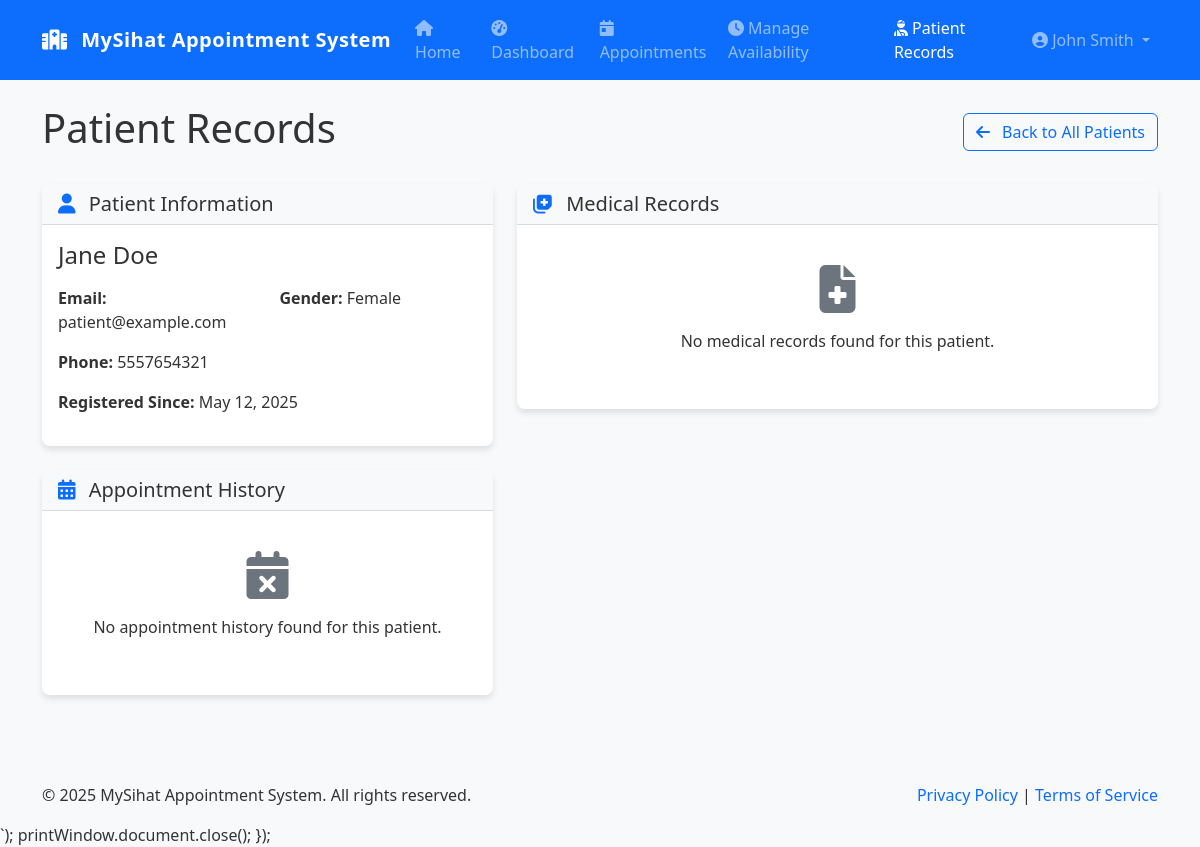
/doctor/patient_records.php?patient_id=3 (signed in), run on the app's committed database.
### tables this page shows
CREATE TABLE users (
        id INTEGER PRIMARY KEY AUTOINCREMENT,
        username TEXT NOT NULL UNIQUE,
        password TEXT NOT NULL,
        email TEXT NOT NULL UNIQUE,
        first_name TEXT NOT NULL,
        last_name TEXT NOT NULL,
        role TEXT NOT NULL CHECK(role IN ('patient', 'doctor', 'admin')),
        phone TEXT,
        address TEXT,
        date_of_birth TEXT,
        gender TEXT CHECK(gender IN ('male', 'female', 'other')),
        created_at TIMESTAMP DEFAULT CURRENT_TIMESTAMP,
        updated_at TIMESTAMP DEFAULT CURRENT_TIMESTAMP
    );

### doctor/patient_records.php (the view, shortened to what the rows shown need)
<?php
require_once '../includes/db.php';
require_once '../includes/functions.php';
$userId = getCurrentUserId();
$db = Database::getInstance();
$patientId = isset($_GET['patient_id']) && is_numeric($_GET['patient_id']) ? (int) $_GET['patient_id'] : 0;
try {
    if ($patientId > 0) {
        $patient = $db->fetchOne(
            "SELECT * FROM users WHERE id = ? AND role = ?",
            [$patientId, ROLE_PATIENT]
        );
        $appointments = $db->fetchAll(
            "SELECT * FROM appointments
             WHERE patient_id = ? AND doctor_id = ?
             ORDER BY appointment_date DESC, appointment_time DESC",
            [$patientId, $userId]
        );
        $medicalRecords = $db->fetchAll(
            "SELECT m.*, a.appointment_date, a.appointment_time
             FROM medical_records m
             JOIN appointments a ON m.appointment_id = a.id
             WHERE m.patient_id = ? AND m.doctor_id = ?
             ORDER BY a.appointment_date DESC, a.appointment_time DESC",
            [$patientId, $userId]
        );
    }
} catch (Exception $e) {
    error_log("Patient records error: " . $e->getMessage());
    setFlashMessage('error', 'An error occurred while retrieving patient records.', 'danger');
    $patients = [];
    $patient = null;
    $appointments = [];
    $medicalRecords = [];
}
include '../includes/header.php';
?>
<div class="row">
    <div class="col-md-12">
        <?php if ($patientId > 0): ?>
            <div class="d-flex justify-content-between align-items-center mb-4">
                <h1>Patient Records</h1>
                <a href="patient_records.php" class="btn btn-outline-primary">
                    <i class="fas fa-arrow-left me-2"></i> Back to All Patients
                </a>
            </div>
            <div class="row">
                <div class="col-md-5">
                    <div class="card mb-4">
                        <div class="card-header">
                            <h5 class="mb-0">
                                <i class="fas fa-user text-primary me-2"></i>
                                Patient Information
                            </h5>
                        </div>
                        <div class="card-body">
                            <h4 class="mb-3"><?php echo $patient['first_name'] . ' ' . $patient['last_name']; ?></h4>
                            <div class="row">
                                <div class="col-md-6">
                                    <?php if (!empty($patient['email'])): ?>
                                        <p><strong>Email:</strong> <?php echo $patient['email']; ?></p>
                                    <?php endif; ?>
                                    <?php if (!empty($patient['phone'])): ?>
                                        <p><strong>Phone:</strong> <?php echo $patient['phone']; ?></p>
                                    <?php endif; ?>
                                </div>
                                <div class="col-md-6">
                                    <?php if (!empty($patient['gender'])): ?>
                                        <p><strong>Gender:</strong> <?php echo ucfirst($patient['gender']); ?></p>
                                    <?php endif; ?>
                                </div>
                            </div>
                            <p><strong>Registered Since:</strong> <?php echo formatDate($patient['created_at'], 'M j, Y'); ?></p>
                        </div>
                    </div>
                    <div class="card">
                        <div class="card-header">
                            <h5 class="mb-0">
                                <i class="fas fa-calendar-alt text-primary me-2"></i>
                                Appointment History
                            </h5>
                        </div>
                        <div class="card-body">
                            <?php if (count($appointments) > 0): ?>
                                <div class="table-responsive">
                                    <table class="table table-hover">
                                        <thead>
                                            <tr>
                                                <th>Date</th>
                                                <th>Time</th>
                                                <th>Status</th>
                                                <th>Actions</th>
                                            </tr>
                                        </thead>
                                        <tbody>
                                            <?php foreach ($appointments as $appointment): ?>
                                                <tr>
                                                    <td><?php echo formatDate($appointment['appointment_date']); ?></td>
                                                    <td><?php echo formatTime($appointment['appointment_time']); ?></td>
                                                    <td>
                                                        <span class="badge bg-<?php
                                                            echo $appointment['status'] === 'pending' ? 'warning' :
                                                                ($appointment['status'] === 'confirmed' ? 'success' :
                                                                    ($appointment['status'] === 'cancelled' ? 'danger' : 'secondary'));
                                                        ?>">
                                                            <?php echo ucfirst($appointment['status']); ?>
                                                        </span>
                                                    </td>
                                                    <td>
                                                        <a href="appointments.php?id=<?php echo $appointment['id']; ?>" class="btn btn-sm btn-outline-primary">
                                                            <i class="fas fa-eye"></i> View
                                                        </a>
                                                    </td>
                                                </tr>
                                            <?php endforeach; ?>
                                        </tbody>
                                    </table>
                                </div>
                            <?php else: ?>
                                <div class="text-center p-4">
                                    <i class="fas fa-calendar-times fa-3x text-muted mb-3"></i>
                                    <p>No appointment history found for this patient.</p>
                                </div>
                            <?php endif; ?>
                        </div>
                    </div>
                </div>
                <div class="col-md-7">
                    <div class="card">
                        <div class="card-header">
                            <h5 class="mb-0">
                                <i class="fas fa-notes-medical text-primary me-2"></i>
                                Medical Records
                            </h5>
                        </div>
                        <div class="card-body">
                            <?php if (count($medicalRecords) > 0): ?>
                                <div class="accordion" id="medicalRecordsAccordion">
                                    <?php foreach ($medicalRecords as $index => $record): ?>
                                        <div class="accordion-item mb-3 border rounded">
                                            <h2 class="accordion-header" id="heading<?php echo $index; ?>">
                                                <button class="accordion-button <?php echo $index !== 0 ? 'collapsed' : ''; ?>" type="button" data-bs-toggle="collapse" data-bs-target="#collapse<?php echo $index; ?>" aria-expanded="<?php echo $index === 0 ? 'true' : 'false'; ?>" aria-controls="collapse<?php echo $index; ?>">
                                                    <div class="d-flex flex-column flex-md-row justify-content-between w-100">
                                                        <div>
                                                            <span class="fw-bold">Visit: <?php echo formatDate($record['appointment_date']); ?></span>
                                                            <span class="ms-md-3 d-block d-md-inline"><?php echo formatTime($record['appointment_time']); ?></span>
                                                        </div>
                                                        <div class="text-muted small d-none d-md-block">
                                                            <?php echo formatDate($record['created_at'], 'M j, Y'); ?>
                                                        </div>
                                                    </div>
                                                </button>
                                            </h2>
                                            <div id="collapse<?php echo $index; ?>" class="accordion-collapse collapse <?php echo $index === 0 ? 'show' : ''; ?>" aria-labelledby="heading<?php echo $index; ?>" data-bs-parent="#medicalRecordsAccordion">
                                                <div class="accordion-body">
                                                    <div class="row">
                                                        <div class="col-md-6">
                                                            <h5 class="mb-3">Diagnosis</h5>
                                                            <p><?php echo $record['diagnosis']; ?></p>
                                                            <h5 class="mb-3">Treatment</h5>
                                                            <p><?php echo $record['treatment']; ?></p>
                                                            <?php if (!empty($record['notes'])): ?>
                                                                <h5 class="mb-3">Additional Notes</h5>
                                                                <p><?php echo $record['notes']; ?></p>
                                                            <?php endif; ?>
                                                        </div>
                                                        <div class="col-md-6">
                                                            <h5 class="mb-3">Prescriptions</h5>
                                                            <?php if (!empty($record['prescriptions'])): ?>
                                                                <?php foreach ($record['prescriptions'] as $prescription): ?>
                                                                    <div class="prescription-item p-3 mb-3 border rounded">
                                                                        <h6><?php echo $prescription['medication_name']; ?></h6>
                                                                        <p class="mb-1"><strong>Dosage:</strong> <?php echo $prescription['dosage']; ?></p>
                                                                        <p class="mb-1"><strong>Frequency:</strong> <?php echo $prescription['frequency']; ?></p>
                                                                        <p class="mb-1"><strong>Duration:</strong> <?php echo $prescription['duration']; ?></p>
                                                                        <?php if (!empty($prescription['instructions'])): ?>
                                                                            <p class="mb-0"><strong>Instructions:</strong> <?php echo $prescription['instructions']; ?></p>
                                                                        <?php endif; ?>
                                                                    </div>
                                                                <?php endforeach; ?>
                                                            <?php else: ?>
                                                                <p class="text-muted">No prescriptions were issued.</p>
                                                            <?php endif; ?>
                                                        </div>
                                                    </div>
                                                    <div class="text-end mt-3">
                                                        <button class="btn btn-sm btn-outline-primary print-record" data-record-id="<?php echo $record['id']; ?>">
                                                            <i class="fas fa-print me-1"></i> Print Record
                                                        </button>
                                                    </div>
                                                </div>
                                            </div>
                                        </div>
                                    <?php endforeach; ?>
                                </div>
                            <?php else: ?>
                                <div class="text-center p-4">
                                    <i class="fas fa-file-medical fa-3x text-muted mb-3"></i>
                                    <p>No medical records found for this patient.</p>
                                </div>
                            <?php endif; ?>
                        </div>
                    </div>
                </div>
            </div>
        <?php endif; ?>
    </div>
</div>
<?php
$extraScripts = <<<EOT
<script>
    // Print individual medical record
    $('.print-record').on('click', function() {
        const recordId = $(this).data('record-id');
        const recordContent = $(this).closest('.accordion-item').find('.accordion-body').html();
        // Create a new window for printing
        const printWindow = window.open('', '_blank');
        printWindow.document.write(`
            <!DOCTYPE html>
            <html>
            <head>
                <title>Medical Record</title>
                <link rel="stylesheet" href="https://cdn.jsdelivr.net/npm/bootstrap@5.2.3/dist/css/bootstrap.min.css">
                <style>
                    body { padding: 20px; }
                    @media print {
                        .no-print { display: none !important; }
                    }
                </style>
            </head>
            <body>
                <div class="container">
                    <div class="row mb-4">
                        <div class="col-12">
                            <h2 class="text-center">${SITE_NAME}</h2>
                            <h3 class="text-center">Medical Record</h3>
                        </div>
                    </div>
                    ${recordContent}
                    <div class="row mt-5">
                        <div class="col-12 text-center no-print">
                            <button class="btn btn-primary" onclick="window.print()">Print</button>
                        </div>
                    </div>
                </div>
                <script>
                    // Auto print
                    window.onload = function() {
                        setTimeout(function() {
                            window.print();
                        }, 500);
                    };
                </script>
            </body>
            </html>
        `);
        printWindow.document.close();
    });
</script>
EOT;
include '../includes/footer.php';
?>

### data on the page
users: first_name "Jane", last_name "Doe", email "patient@example.com", phone "5557654321", gender "Female", created_at "May 12, 2025"

### other printed values
SITE_NAME "MySihat Appointment System"
$_SESSION['full_name'] "John Smith"
